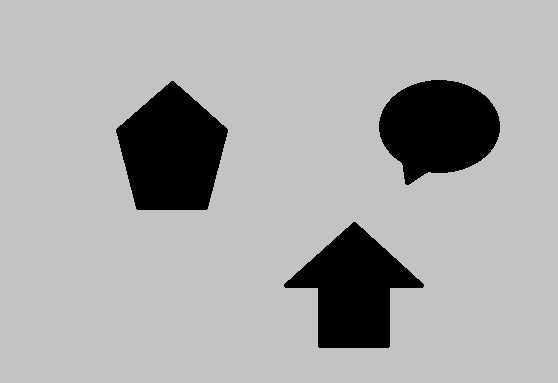
#> input picture images/OneMoreTry.jpg, 558 x 383 px
$ python Lab07.py
#> lines starting #> are read from the running program, lines starting #| are printed output that depends on the picture
import cv2
import numpy as np

# МАРКУВАННЯ
# перший піксель
path = "images/OneMoreTry.jpg"

img = cv2.imread(path, cv2.IMREAD_GRAYSCALE)
#> img is the input picture: shape (383, 558); min 0, max 202, mean 169


def mark_func(img, poroh):
#> called with poroh = 100
    res_img = np.copy(img)
    h = res_img.shape[0]
#> h = 383
    w = res_img.shape[1]
#> w = 558
    labels = []
    bool_arr = np.zeros((h, w), np.uint8)
    label = 20

    for i in range(h):
        for j in range(w):
            if bool_arr.item(i, j) == 1:
                continue
            if label > 250:
                print('First' + str(label))
                label = label % 255
                print(label)
            stack = [(i, j)]
            dif = 1
            while stack:
                (i1, j1) = stack.pop()

                for m in range(3):
                    for n in range(3):
                        ran1 = i1 + m - dif
                        ran2 = j1 + n - dif
                        if ran1 < 0 or ran2 < 0 or ran1 >= h or ran2 >= w:
                            continue
                        if bool_arr.item(ran1, ran2) == 1:
                            continue
                        if abs(img.item(i, j) - img.item(ran1, ran2)) <= poroh:
                            # res_img.itemset((ran1, ran2), label)
                            res_img[ran1, ran2] = label
                            stack.append((ran1, ran2))
                            # bool_arr.itemset((ran1, ran2), 1)
                            bool_arr[ran1, ran2] = 1

            label += 50
            labels.append(label)
#> bool_arr: shape (383, 558); every value is 1
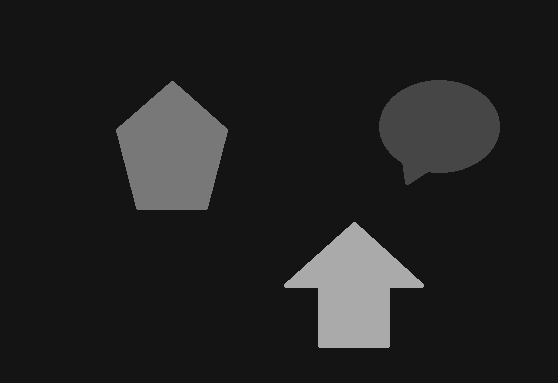
#> res_img: shape (383, 558); min 20, max 170, mean 33.4
#> after the loop, label = 220; labels = [70, 120, 170, 220]
    print(labels)
#| [70, 120, 170, 220]

    labels_res = []
    labels.sort()
    #print(labels)
    l_size = len(labels)
#> l_size = 4

    for i in range(l_size - 1):
        if labels[i] != labels[i + 1]:
            labels_res.append(labels[i])
#> after the loop, labels_res = [70, 120, 170]

    #print(labels_res)
    return res_img


def onclick(event, x, y, flags, param):
    if event == cv2.EVENT_LBUTTONDOWN:
        print('chosen coords: ' + str(x) + ',' + str(y))
        new_img = np.copy(mark_func(img, 30))

        h = new_img.shape[0]

        w = new_img.shape[1]

        for i in range(h):
            for j in range(w):
                if new_img[i, j] != new_img[y, x]:
                    new_img[i, j] = 255
        cv2.imshow('Region' + str(x) + str(y), new_img)


cv2.imshow('Marking', mark_func(img, 100))
cv2.imshow('Original', img)
cv2.setMouseCallback("Marking", onclick)


cv2.waitKey(0)
cv2.destroyAllWindows()
